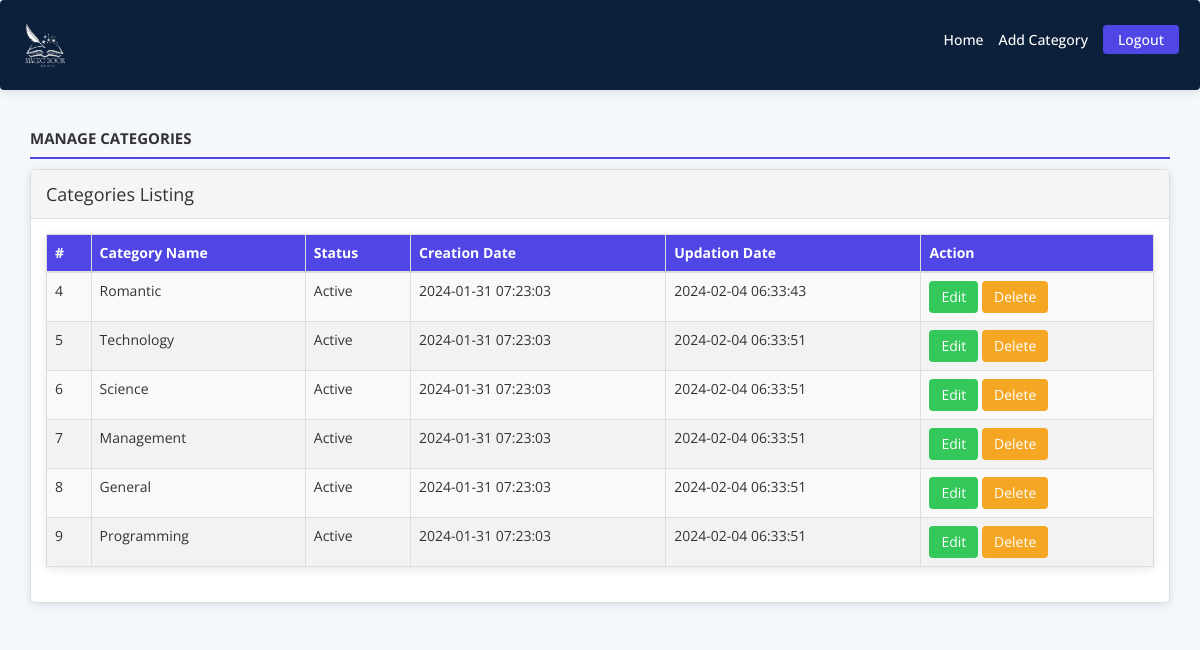
The app's page /library/admin/manage-categories.php with its own data.
### tables this page shows
CREATE TABLE `category` (
   `id` int(11) NOT NULL,
   `CategoryName` varchar(150) DEFAULT NULL,
   `Status` int(1) DEFAULT NULL,
   `CreationDate` timestamp NULL DEFAULT current_timestamp(),
   `UpdationDate` timestamp NULL DEFAULT NULL ON UPDATE current_timestamp()
);

### library/admin/manage-categories.php (the view, shortened to what this page needs)
<?php
include('../db_connection.php');
try {
    $sql = "SELECT * FROM category";
    $query = $dbh->prepare($sql);
    $query->execute();
    $results = $query->fetchAll(PDO::FETCH_OBJ);
} catch (PDOException $e) {
    echo "Error fetching categories: " . $e->getMessage();
    exit;
}
?>
<!DOCTYPE html>
<html lang="en">
<head>
    <link href="assets/css/bootstrap.css" rel="stylesheet" />
    <link href="assets/css/font-awesome.css" rel="stylesheet" />
    <link href="assets/js/dataTables/dataTables.bootstrap.css" rel="stylesheet" />
    <link href="assets/css/style.css" rel="stylesheet" />
</head>
<body>
<nav class="navbar">
    <div class="nav-brand">
        <img src="assets/img/magic book.logo.png" alt="Logo" class="logo">
    </div>
    <ul class="nav-links">
        <li><a href="librarian_dashboard.php">Home</a></li>
        <li><a href="add-category.php">Add Category</a></li>
        <li><a href="logout.php" class="login-btn">Logout</a></li>
    </ul>
</nav>
<div class="content-wrapper">
    <div class="container">
        <div class="row">
            <div class="col-md-12">
                <h4 class="header-line">Manage Categories</h4>
            </div>
        </div>
        <div class="row">
            <div class="col-md-12">
                <div class="panel panel-default">
                    <div class="panel-heading">
                        Categories Listing
                    </div>
                    <div class="panel-body">
                        <div class="table-responsive">
                            <table class="table table-striped table-bordered">
                                <thead>
                                    <tr>
                                        <th>#</th>
                                        <th>Category Name</th>
                                        <th>Status</th>
                                        <th>Creation Date</th>
                                        <th>Updation Date</th>
                                        <th>Action</th>
                                    </tr>
                                </thead>
                                <tbody>
                                    <?php
                                    foreach ($results as $row) {
                                    ?>
                                        <tr>
                                            <td><?php echo htmlentities($row->id); ?></td>
                                            <td><?php echo htmlentities($row->categoryName); ?></td>
                                            <td><?php echo htmlentities($row->Status == 1 ? 'Active' : 'Inactive'); ?></td>
                                            <td><?php echo htmlentities($row->CreationDate); ?></td>
                                            <td><?php echo htmlentities($row->UpdationDate); ?></td>
                                            <td>  <a href="edit-category.php?id=<?php echo $row->id; ?>" class="btn btn-success">Edit</a>
                                                <a href="manage-categories.php?del=<?php echo $row->id; ?>" onclick="return confirm('Are you sure you want to delete?');" class="btn btn-danger">Delete</a>
                                            </td>
                                        </tr>
                                    <?php } ?>
                                </tbody>
                            </table>
                        </div>
                    </div>
                </div>
            </div>
        </div>
    </div>
</div>
</body>
</html>

### library/admin/assets/css/style.css (style rules this page uses)
.content-wrapper { margin-top: 40px; min-height:800px; padding-bottom:90px; }
.header-line { font-weight:900; padding-bottom:25px; border-bottom:1px solid #eeeeee; text-transform:uppercase; }
.navbar { min-height: 90px; margin-bottom: 0px; }

### library/admin/manage-categories.php (style rules this page uses)
:root { --primary-color: #4f46e5; --primary-dark: #4338ca; --secondary-color: #f5a623; --bg-light: #f4f7fc; --bg-dark: #1f2937; --text-light: #ffffff; --text-dark: #333333; --shadow: 0 2px 10px rgba(0, 0, 0, 0.1); }
body { font-family: 'Open Sans', sans-serif; background-color: var(--bg-light); margin: 0; }
.navbar { background-color: #0D203B; color: var(--text-light); padding: 1rem 2rem; display: flex; justify-content: space-between; align-items: center; box-shadow: var(--shadow); position: sticky; top: 0; z-index: 100; }
.navbar .nav-brand { flex: 1; }
.navbar .logo { width: 50px; height: 50px; object-fit: contain; }
.nav-links { list-style: none; display: flex; gap: 1.5rem; margin-left: auto; }
.nav-links a { text-decoration: none; color: var(--text-light); font-weight: 500; transition: color 0.3s; }
.navbar .login-btn { background-color: var(--primary-color); color: var(--text-light); padding: 0.5rem 1.5rem; border-radius: 0.375rem; transition: background-color 0.3s; }
.content-wrapper { margin-top: 30px; }
.header-line { font-size: 1.5rem; font-weight: bold; color: var(--text-dark); border-bottom: 2px solid var(--primary-color); padding-bottom: 10px; }
.table { border-collapse: collapse; width: 100%; background-color: var(--bg-light); border-radius: 5px; box-shadow: var(--shadow); }
.table th, .table td { padding: 15px; text-align: left; border: 1px solid #ddd; }
.table th { background-color: var(--primary-color); color: var(--text-light); font-weight: bold; }
.table tr:nth-child(even) { background-color: #f2f2f2; }
.table td { color: var(--text-dark); }
.btn-danger { background-color: var(--secondary-color); border: none; color: var(--text-light); }
.btn-success { background-color: #34c759; border: none; color: var(--text-light); }
.panel { border: 1px solid #ddd; border-radius: 5px; background-color: #fff; box-shadow: var(--shadow); }
.panel-heading { background-color: var(--primary-color); color: var(--text-light); padding: 10px 15px; font-size: 18px; }
.panel-body { padding: 15px; }

### records on screen
category: id "4", categoryName "Romantic", Status "Active", CreationDate "2024-01-31 07:23:03", UpdationDate "2024-02-04 06:33:43"
category: id "5", categoryName "Technology", Status "Active", CreationDate "2024-01-31 07:23:03", UpdationDate "2024-02-04 06:33:51"
category: id "6", categoryName "Science", Status "Active", CreationDate "2024-01-31 07:23:03", UpdationDate "2024-02-04 06:33:51"
category: id "7", categoryName "Management", Status "Active", CreationDate "2024-01-31 07:23:03", UpdationDate "2024-02-04 06:33:51"
category: id "8", categoryName "General", Status "Active", CreationDate "2024-01-31 07:23:03", UpdationDate "2024-02-04 06:33:51"
category: id "9", categoryName "Programming", Status "Active", CreationDate "2024-01-31 07:23:03", UpdationDate "2024-02-04 06:33:51"
